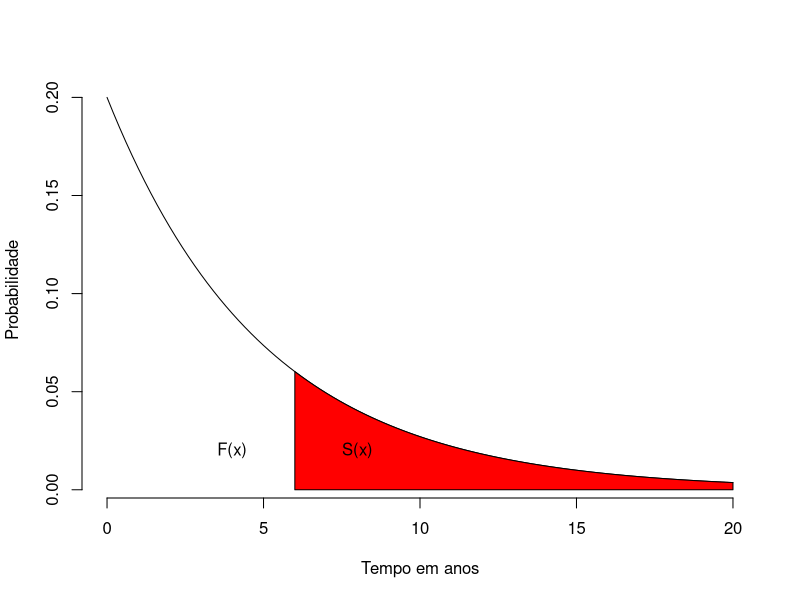
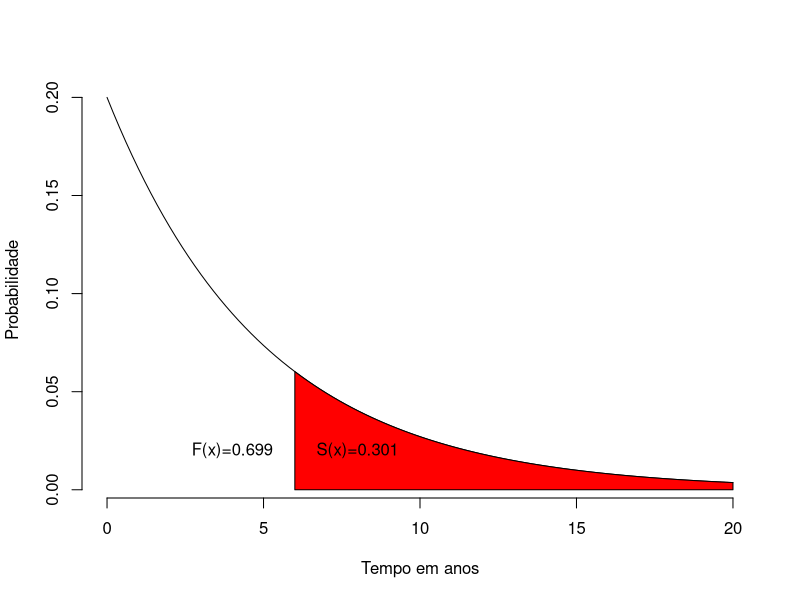
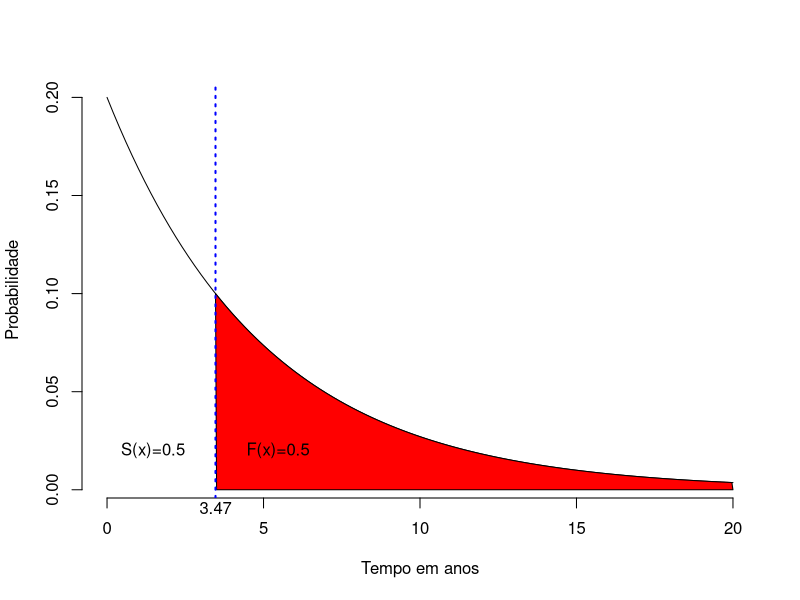

Here is the R script that generated these plots, in order:


##jpeg("01.jpg")
curve(dexp(x,1/5),0,20,frame=F,xlab="Tempo em anos",ylab="Probabilidade")
polygon(c(seq(6,20,0.1),seq(20,6,-0.1)),c(dexp(seq(6,20,0.1),1/5),rep(0,141)),col="red")
text(8,0.02,"S(x)")
text(4,0.02,"F(x)")
##dev.off()


pexp(6,1/5,lower.tail = F)

1-pexp(6,1/5,lower.tail = F)



##jpeg("02.jpg")
curve(dexp(x,1/5),0,20,frame=F,xlab="Tempo em anos",ylab="Probabilidade")
polygon(c(seq(6,20,0.1),seq(20,6,-0.1)),c(dexp(seq(6,20,0.1),1/5),rep(0,141)),col="red")
text(8,0.02,paste("S(x)=",round(pexp(6,1/5,lower.tail = F),3),sep=""))
text(4,0.02,paste("F(x)=",1-round(pexp(6,1/5,lower.tail = F),3),sep=""))
##dev.off()


qexp(0.5,1/5)

##jpeg("03.jpg")
q50<-qexp(0.5,1/5)
curve(dexp(x,1/5),0,20,frame=F,xlab="Tempo em anos",ylab="Probabilidade")
polygon(c(seq(q50,20,0.1),seq(20,q50,-0.1)),c(dexp(seq(q50,20,0.1),1/5),rep(0,166)),col="red")
text(q50-2,0.02,paste("S(x)=",round(pexp(q50,1/5,lower.tail = F),3),sep=""))
text(q50+2,0.02,paste("F(x)=",1-round(pexp(q50,1/5,lower.tail = F),3),sep=""))
mtext(round(q50,2),side=1,at=q50)
abline(v=q50,col="blue",lty=3,lwd=2)
##dev.off()
